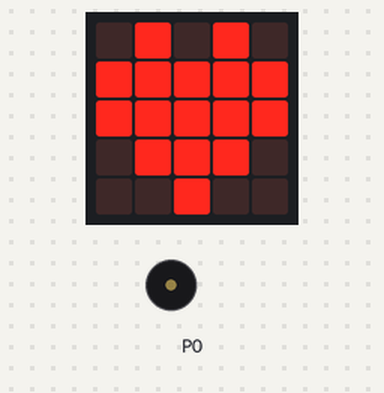
The program below on a simulated BBC micro:bit (MakeCode). Shown: the board's 5×5 LED display, buzzer (waves = sounding).

Above: at 4.1 s.
At 8.6 s:
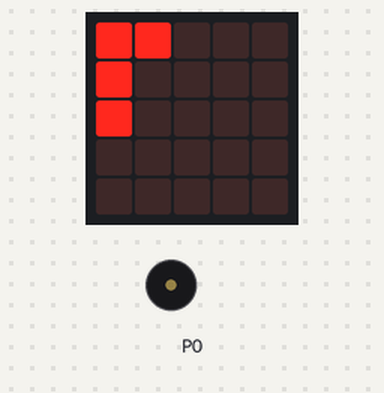
At 17.4 s:
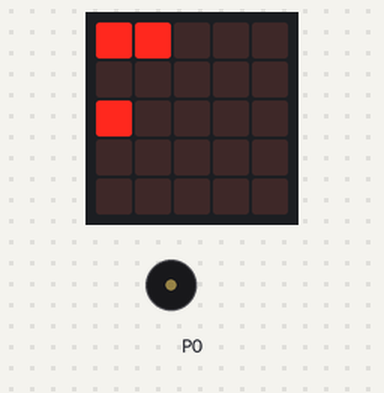
At 35.6 s:
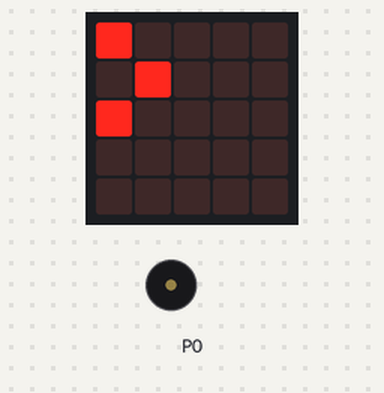
Timing chart, 0 to 37.1 s (numbered marks = the images above):
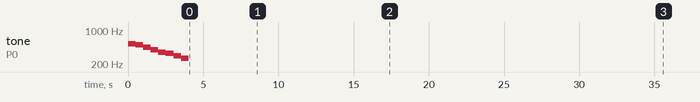

Measured:
- by itself, tone on P0: plays 523 Hz for 0.51 s, 494 Hz for 0.51 s, 440 Hz for 0.51 s, 392 Hz for 0.51 s, 349 Hz for 0.51 s, 330 Hz for 0.51 s … (8 notes in this stretch)
- what the display in image 0 shows lasts 0.7 s, from 4.0 s to 4.7 s
- what the display in image 1 shows lasts 4.4 s, from 8.5 s to 12.9 s
- what the display in image 2 shows lasts 3.4 s, from 17.3 s to 20.7 s

The program:

main.ts
```typescript
basic.forever(function () {
    music.playMelody("C5 B A G F E D C ", 120)
    basic.showIcon(IconNames.Heart)
    basic.pause(100)
    basic.showLeds(`
        . . . . .
        . # . # .
        . # # # .
        . . # . .
        . . . . .
        `)
    basic.showLeds(`
        . # . . .
        . # . . .
        # # . . .
        . . . . .
        . . . . .
        `)
    basic.pause(3000)
    basic.showLeds(`
        # # . . .
        # . . . .
        # . . . .
        . . . . .
        . . . . .
        `)
    basic.pause(4000)
    basic.showLeds(`
        # . . . .
        . . . . .
        # # . . .
        . . . . .
        . . . . .
        `)
    basic.pause(4000)
    basic.showLeds(`
        # # . . .
        . . . . .
        # . . . .
        . . . . .
        . . . . .
        `)
    basic.pause(3000)
    basic.showLeds(`
        # . . . .
        . . . . .
        . . . . .
        . . . . .
        . . . . .
        `)
    basic.pause(1000)
    basic.showLeds(`
        . . . . .
        # . . . .
        . . . . .
        . . . . .
        . . . . .
        `)
    basic.showLeds(`
        # . . . .
        # . . . .
        # . . . .
        . . . . .
        . . . . .
        `)
    basic.pause(3000)
    basic.showLeds(`
        # . . . .
        . . . . .
        . . . . .
        . . . . .
        . . . . .
        `)
    basic.pause(1000)
    basic.showLeds(`
        # . . . .
        # . . . .
        # # . . .
        . . . . .
        . . . . .
        `)
    basic.pause(3000)
    basic.showLeds(`
        # . . . .
        . . . . .
        . . . . .
        . . . . .
        . . . . .
        `)
    basic.pause(1000)
    basic.showLeds(`
        # # . . .
        . # . . .
        . . . . .
        . . . . .
        . . . . .
        `)
    basic.pause(3000)
    basic.showLeds(`
        # . . . .
        . # . . .
        # . . . .
        . . . . .
        . . . . .
        `)
    basic.pause(4000)
    basic.showLeds(`
        # . . . .
        # # . . .
        # . . . .
        . . . . .
        . . . . .
        `)
    basic.pause(3000)
    basic.showLeds(`
        # . . . .
        . . . . .
        . . . . .
        . . . . .
        . . . . .
        `)
    basic.pause(1000)
    basic.showLeds(`
        . # . . .
        . # . . .
        # # . . .
        . . . . .
        . . . . .
        `)
    basic.pause(3000)
})
```

test.ts
```typescript
// aquí va el archivo "tests"; esto no se compilará cuando este paquete se utilice como una extensión.
```
